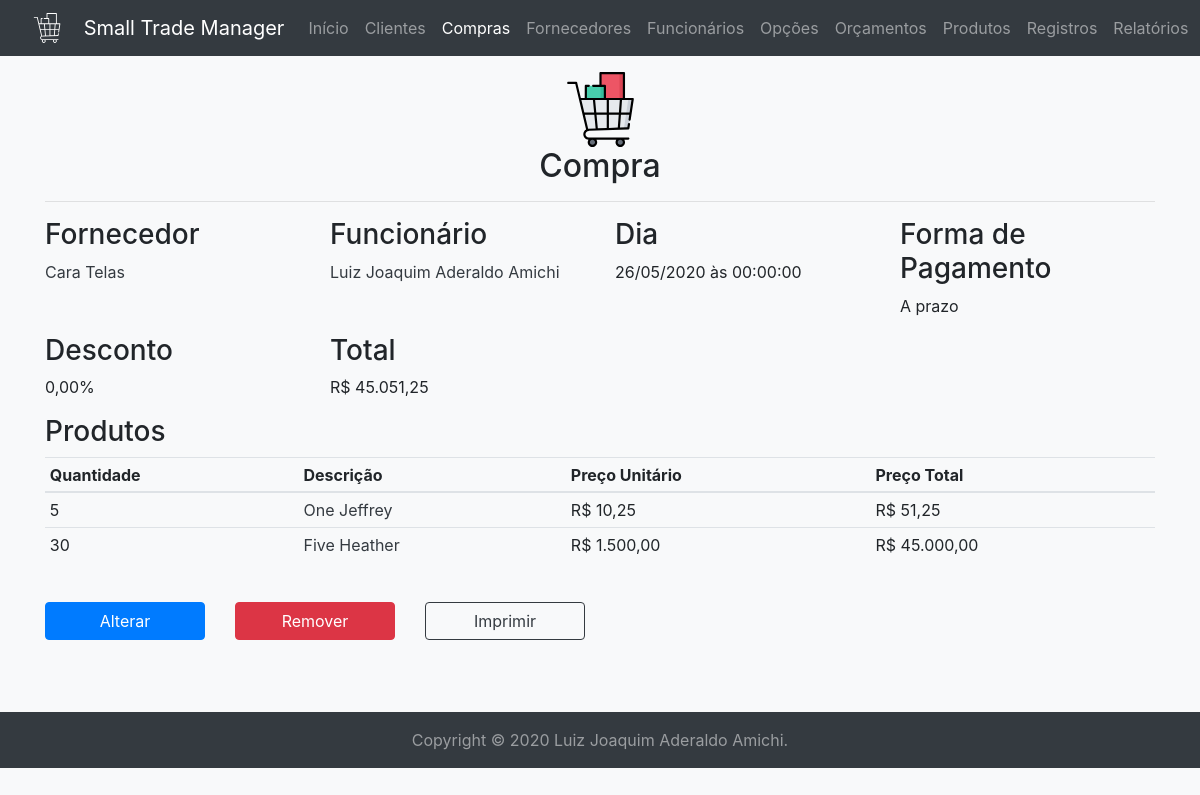
The app's page /purchase/view/?id=2 (signed in) with its own data.
### tables this page shows
create table if not exists providers (
	id int unsigned auto_increment not null primary key,
	company_name varchar(32) character set 'utf8' not null,
	fantasy_name varchar(64) character set 'utf8' not null,
	state_registration char(12) character set 'utf8' null unique,
	cnpj char(14) character set 'utf8' not null unique,
	foundation_date date not null,
	postal_code char(8) character set 'utf8' null,
	district varchar(32) character set 'utf8' null,
	city varchar(64) character set 'utf8' not null,
	state char(2) character set 'utf8' not null,
	address varchar(64) character set 'utf8' not null,
	number int unsigned not null,
	complement varchar(32) character set 'utf8' null,
	email varchar(32) character set 'utf8' not null,
	phone char(10) character set 'utf8' not null,
	cell_phone char(11) character set 'utf8' null,
	note varchar(512) character set 'utf8' null
);

create table if not exists employees (
	id int unsigned auto_increment not null primary key,
	name varchar(32) character set 'utf8' not null,
	surname varchar(32) character set 'utf8' not null,
	alias varchar(32) character set 'utf8' not null unique,
	password varchar(32) character set 'utf8' not null,
	rg char(9) character set 'utf8' null unique,
	cpf char(11) character set 'utf8' not null unique,
	birthday date not null,
	postal_code char(8) character set 'utf8' null,
	district varchar(32) character set 'utf8' null,
	city varchar(64) character set 'utf8' not null,
	state char(2) character set 'utf8' not null,
	address varchar(64) character set 'utf8' not null,
	number int unsigned not null,
	complement varchar(32) character set 'utf8' null,
	email varchar(32) character set 'utf8' not null unique,
	phone char(10) character set 'utf8' null,
	cell_phone char(11) character set 'utf8' null unique,
	sex char(1) character set 'utf8' not null,
	note varchar(512) character set 'utf8' null,
	permission int unsigned not null unique,
	foreign key(permission) references permissions(id)
);

create table if not exists purchases (
	id int unsigned auto_increment not null primary key,
	provider int unsigned not null,
	employee int unsigned not null,
	day datetime not null,
	form_of_payment varchar(32) character set 'utf8' not null,
	discount float unsigned not null,
	total decimal(8,2) not null,
	foreign key(provider) references providers(id),
	foreign key(employee) references employees(id)
);

create table if not exists product_purchase (
	id int unsigned auto_increment not null primary key,
	product int unsigned not null,
	purchase int unsigned not null,
	quantity int unsigned not null,
	unit_price decimal(6,2) not null,
	foreign key(product) references products(id),
	foreign key(purchase) references purchases(id)
);

create table if not exists products (
	id int unsigned auto_increment not null primary key,
	code int unsigned not null unique,
	name varchar(32) character set 'utf8' not null,
	provider int unsigned not null,
	unity varchar(4) character set 'utf8' not null,
	gross_price decimal(6,2) not null,
	net_price decimal(6,2) not null,
	minimum_stock int unsigned not null,
	maximum_stock int unsigned not null,
	amount int unsigned not null,
	weigth float unsigned not null,
	situation tinyint(1) unsigned not null,
	source tinyint(1) unsigned not null,
	foreign key(provider) references providers(id)
);

### mysql.php (called while the page is built, shortened)
<?php
$db = null;
function execute(string $query, ?object &$record=null): array|bool {
	global $db;
	$operation = strtolower(substr($query, 0, 6));
	$tuple = $record ? convert($record) : $record;
	$connection = $db ?? open();
	$stmt = null;
	if($connection) {
		try {
			if($operation == 'delete') {
				$queries = explode(';', $query);
				foreach($queries as $query) {
					if(!empty($query)) {
						$stmt = $connection->prepare($query);
						$stmt->execute();
					}
				}
			}
			elseif(in_array($operation, ['insert', 'select', 'update'])) {
				$stmt = $connection->prepare($query);
				$stmt->execute($tuple);
			}
			if($operation == 'select') {
				return $stmt->fetchAll(\PDO::FETCH_OBJ);
			}
			elseif(in_array($operation, ['delete', 'insert', 'update'])) {
				if($operation == 'insert' && $record) {
					$record->id = $connection->lastInsertId() ?: ($record->id ?? 0);
				}
				$commit = $connection->commit();
				return (bool) ($operation == 'delete' ? $commit : $stmt->rowCount());
			}
		}
		catch(\PDOException $e) {
			\util\history($e);
			if($operation == 'select') {
				return [];
			}
			elseif(in_array($operation, ['delete', 'insert', 'update'])) {
				$connection->rollBack();
				return false;
			}
		}
		finally {
			$connection = null;
		}
	}
	return false;
}
function open(): ?\PDO {
	global $db;
	if(!$db) {
		try {
			$db = new \PDO('mysql:host=' . MYSQL_HOST . ';dbname=' . MYSQL_SCHEMA, MYSQL_USER, MYSQL_PASSWORD);
			$db->setAttribute(\PDO::ATTR_ERRMODE, \PDO::ERRMODE_EXCEPTION);
			$db->setAttribute(\PDO::ATTR_DEFAULT_FETCH_MODE, \PDO::FETCH_OBJ);
			return $db;
		}
		catch(\PDOException $e) {
			\util\history($e);
			return null;
		}
	}
	return $db;
}

### controllers/purchase.php (called while the page is built, shortened)
<?php
require_once __DIR__ . '/../mysql.php';
function beautify(object $tuple): object {
	$tuple->total = 'R$ ' . number_format((float) $tuple->total - ((float) $tuple->total * (float) $tuple->discount), 2, ',', '.');
	$tuple->discount = number_format($tuple->discount * 100, 2, ',', '.') . '%';
	$tuple->day = substr($tuple->day, 8, 2) . '/' . substr($tuple->day, 5, 2) . '/' . substr($tuple->day, 0, 4) . ' às ' . substr($tuple->day, 11, 8);
	return $tuple;
}

### templates/purchase/view.php (the view, shortened to what this page needs)
	<div class="container mb-5" id="content">
		<div class="my-3 text-center">
			<img alt="Compra" class="img-fluid mx-3" height="75" src="<?=BASE_URL?>img/purchase-color.svg" width="75"/>
			<h2><?=PAGE_TITLE?></h2>
			<hr/>
		</div>
		<div class="row">
			<div class="col-md-3">
				<h3>Fornecedor</h3>
				<p><a class="text-dark" href="<?=BASE_URL?>provider/view/?id=<?=$tuple->provider->id?>"><?=$tuple->provider->fantasy_name?></a></p>
			</div>
			<div class="col-md-3">
				<h3>Funcionário</h3>
				<p><a class="text-dark" href="<?=BASE_URL?>employee/view/?id=<?=$tuple->employee->id?>"><?=$tuple->employee->name?> <?=$tuple->employee->surname?></a></p>
			</div>
			<div class="col-md-3">
				<h3>Dia</h3>
				<p><?=$tuple->day?></p>
			</div>
			<div class="col-md-3">
				<h3>Forma de Pagamento</h3>
				<p><?=$tuple->form_of_payment?></p>
			</div>
			<div class="col-md-3">
				<h3>Desconto</h3>
				<p><?=$tuple->discount?></p>
			</div>
			<div class="col-md-3">
				<h3>Total</h3>
				<p><?=$tuple->total?></p>
			</div>
			<div class="col-md-12">
				<h3>Produtos</h3>
				<table class="table table-sm">
				<caption></caption>
					<thead>
						<tr>
							<th scope="col">Quantidade</th>
							<th scope="col">Descrição</th>
							<th scope="col">Preço Unitário</th>
							<th scope="col">Preço Total</th>
						</tr>
					</thead>
					<tbody>
						<?php foreach($tuple->products as $product): ?>
						<tr>
							<td><?=$product->quantity?></td>
							<td><a class="text-dark" href="<?=BASE_URL?>product/view/?id=<?=$product->id?>"><?=$product->name?></a></td>
							<td><?=$product->unit_price?></td>
							<td><?=$product->total_price?></td>
						</tr>
						<?php endforeach; ?>
					</tbody>
				</table>
			</div>
		</div>
		<div class="pb-3 row" id="buttons">
			<div class="col-md-2 mb-2">
				<a class="btn btn-block btn-primary" href="<?=BASE_URL . PAGE_NAME?>/update/?id=<?=$tuple->id?>">Alterar</a>
			</div>
			<div class="col-md-2 mb-2">
				<button class="btn btn-block btn-danger" data-target="#remove-modal" data-toggle="modal" type="button">Remover</button>
			</div>
			<div class="col-md-2 mb-2">
				<button class="btn btn-block btn-outline-dark" id="print-content">Imprimir</button>
			</div>
		</div>
	</div>
</body>
</html>

### records on screen
providers: fantasy_name "Cara Telas"
employees: name "Luiz Joaquim", surname "Aderaldo Amichi"
purchases: day "26/05/2020 às 00:00:00", form_of_payment "A prazo", discount "0,00%", total+discount "R$ 45.051,25"
products: name "One Jeffrey"
product_purchase: quantity "5", unit_price "R$ 10,25", unit_price+quantity "R$ 51,25"
products: name "Five Heather"
product_purchase: quantity "30", unit_price "R$ 1.500,00", unit_price+quantity "R$ 45.000,00"

### other values on screen
PAGE_TITLE "Compra"
